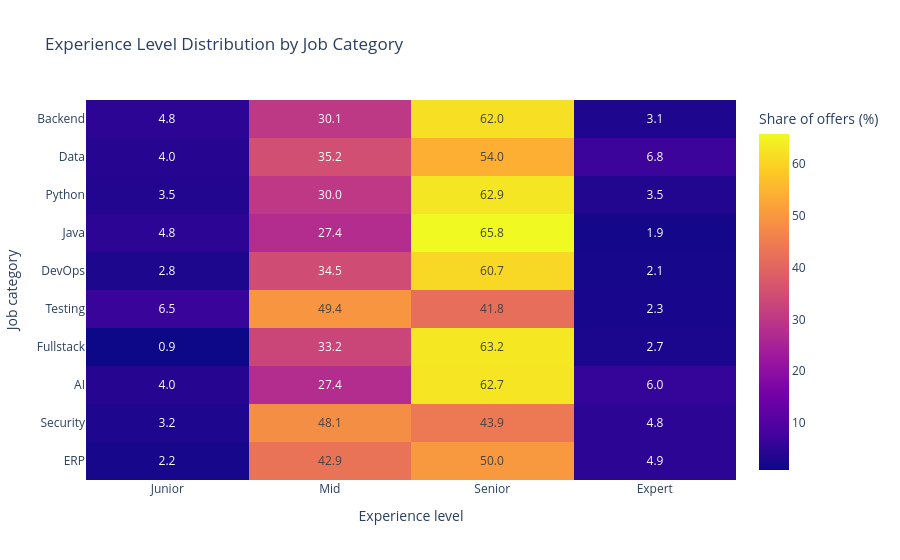

Notebook code for this chart:
### Code cell
fig = px.imshow(
    category_experience,
    text_auto=".1f",
    aspect="auto",
    title="Experience Level Distribution by Job Category",
    labels={
        "x": "Experience level",
        "y": "Job category",
        "color": "Share of offers (%)"
    }
)

fig.show()

### Figure 1 — Plotly figure (JSON) as saved in the notebook; plotly's stock layout.template omitted (floating-point values rounded to 4 significant figures)
{"data": [{"coloraxis": "coloraxis", "hovertemplate": "Experience level: %{x}<br>Job category: %{y}<br>Share of offers (%): %{z}<extra></extra>", "name": "0", "texttemplate": "%{z:.1f}", "type": "heatmap", "x": ["Junior", "Mid", "Senior", "Expert"], "xaxis": "x", "y": ["Backend", "Data", "Python", "Java", "DevOps", "Testing", "Fullstack", "AI", "Security", "ERP"], "yaxis": "y", "z": [[4.8, 30.1, 62.0, 3.1], [4.0, 35.2, 54.0, 6.8], [3.5, 30.0, 62.9, 3.5], [4.8, 27.4, 65.8, 1.9], [2.8, 34.5, 60.7, 2.1], [6.5, 49.4, 41.8, 2.3], [0.9, 33.2, 63.2, 2.7], [4.0, 27.4, 62.7, 6.0], [3.2, 48.1, 43.9, 4.8], [2.2, 42.9, 50.0, 4.9]]}], "layout": {"coloraxis": {"colorbar": {"title": {"text": "Share of offers (%)"}}, "colorscale": [[0, "#0d0887"], [0.1111, "#46039f"], [0.2222, "#7201a8"], [0.3333, "#9c179e"], [0.4444, "#bd3786"], [0.5556, "#d8576b"], [0.6667, "#ed7953"], [0.7778, "#fb9f3a"], [0.8889, "#fdca26"], [1, "#f0f921"]]}, "title": {"text": "Experience Level Distribution by Job Category"}, "xaxis": {"anchor": "y", "domain": [0, 1], "title": {"text": "Experience level"}}, "yaxis": {"anchor": "x", "autorange": "reversed", "domain": [0, 1], "title": {"text": "Job category"}}}}
